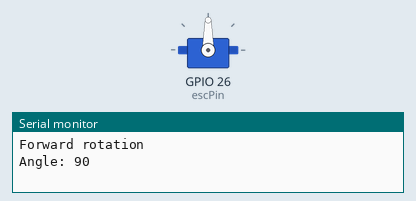
Bench run of a sketch on a simulated ESP32. On the bench: servo, the last lines printed to the serial monitor.

Above: at 2.05 s.
At 4.5 s:
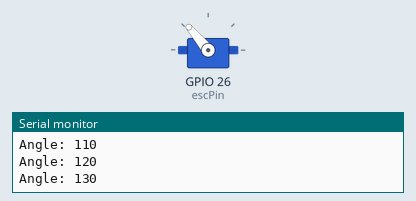
At 7.0 s:
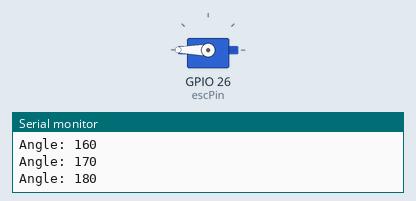
At 14.0 s:
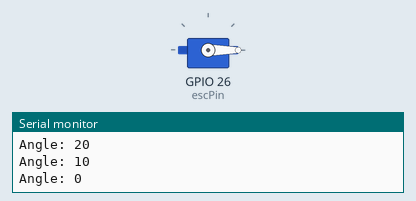
Timing chart, 0 to 20.2 s (numbered marks = the images above):
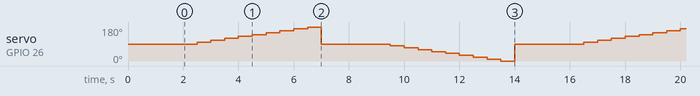

Measured:
- by itself, servo on GPIO 26 (escPin): repeats every 14.0 s: 110° 0.50 s, 120° 0.50 s, 130° 0.50 s, 140° 0.50 s, 150° 0.50 s, 160° 0.50 s, 170° 0.50 s, 180° 0.50 s, 90° 2.5 s, 80° 0.50 s, 70° 0.50 s, 60° 0.50 s, 50° 0.50 s, 40° 0.50 s, 30° 0.50 s, 20° 0.50 s, 10° 0.50 s, 0° 0.50 s, 90° 2.5 s, 100° 0.50 s

The sketch:

test-motors.ino
```cpp
#include <ESP32Servo.h>

Servo esc;              // Create a servo object to control the ESC
const int escPin = 26;  // GPIO pin connected to ESC signal wire

void setup() {
  // Initialize serial for debugging
  Serial.begin(115200);

  // Attach the ESC to the specified pin
  esc.attach(escPin, 1000, 2000);  // Min pulse width: 1000µs, Max pulse width: 2000µs

  // Initialize ESC: Set to neutral position
  esc.write(90);  // 90 maps to ~1500µs (neutral)
  delay(2000);    // Wait for ESC to initialize
}

void loop() {
  // Forward rotation (increase speed)
  Serial.println("Forward rotation");
  for (int angle = 90; angle <= 180; angle += 10) {  // 90 (1500µs) to 180 (2000µs)
    esc.write(angle);
    Serial.print("Angle: ");
    Serial.println(angle);
    delay(500);
  }

  // Stop motor
  Serial.println("Stopping");
  esc.write(90);  // Neutral position
  delay(2000);

  // Reverse rotation (increase speed)
  Serial.println("Reverse rotation");
  for (int angle = 90; angle >= 0; angle -= 10) {  // 90 (1500µs) to 0 (1000µs)
    esc.write(angle);
    Serial.print("Angle: ");
    Serial.println(angle);
    delay(500);
  }

  // Stop motor
  Serial.println("Stopping");
  esc.write(90);  // Neutral position
  delay(2000);
}
```
